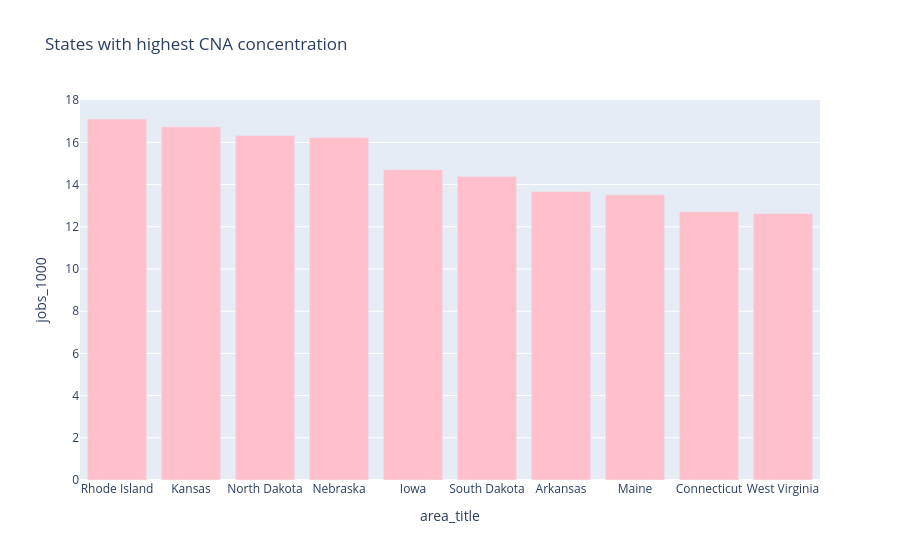

Notebook source saved alongside this figure:
### Markdown cell above
## bar of top ten

### Code cell
#avg of cna
fig_top_10_cna_concentration = px.bar(df_top_ten_sates_with_highest_cnas, y='jobs_1000', x='area_title', title="States with highest CNA concentration", color_discrete_sequence=['pink'])
fig_top_10_cna_concentration.show()

### Figure 1 — Plotly figure (JSON) as saved in the notebook; plotly's stock layout.template omitted (floating-point values rounded to 4 significant figures)
{"data": [{"hovertemplate": "area_title=%{x}<br>jobs_1000=%{y}<extra></extra>", "legendgroup": "", "marker": {"color": "pink", "pattern": {"shape": ""}}, "name": "", "orientation": "v", "showlegend": false, "textposition": "auto", "type": "bar", "x": ["Rhode Island", "Kansas", "North Dakota", "Nebraska", "Iowa", "South Dakota", "Arkansas", "Maine", "Connecticut", "West Virginia"], "xaxis": "x", "y": [17.11, 16.74, 16.32, 16.23, 14.71, 14.39, 13.67, 13.52, 12.72, 12.63], "yaxis": "y"}], "layout": {"barmode": "relative", "legend": {"tracegroupgap": 0}, "title": {"text": "States with highest CNA concentration"}, "xaxis": {"anchor": "y", "domain": [0, 1], "title": {"text": "area_title"}}, "yaxis": {"anchor": "x", "domain": [0, 1], "title": {"text": "jobs_1000"}}}}
